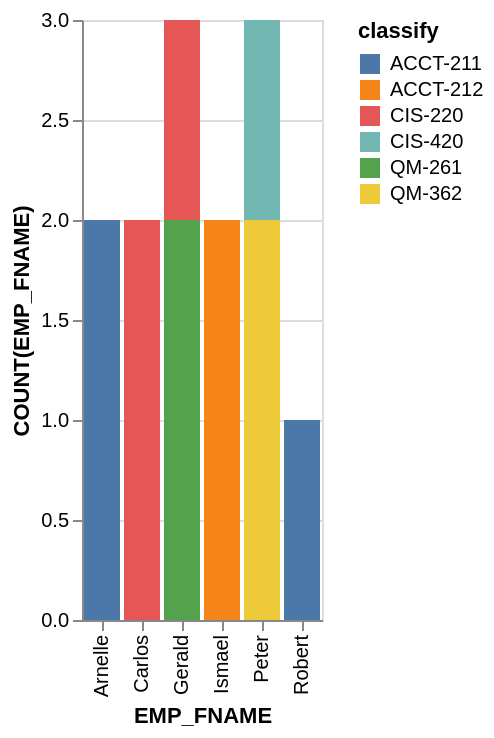

Source (Vega-Lite JSON):
### Vega-Lite specification from a JSON file in a GitHub repository (floating-point values rounded to 4 significant figures)
{"data": {"values": [{"x_data": "Arnelle", "y_data": 2, "classify": "ACCT-211"}, {"x_data": "Carlos", "y_data": 0, "classify": "ACCT-211"}, {"x_data": "Gerald", "y_data": 0, "classify": "ACCT-211"}, {"x_data": "Ismael", "y_data": 0, "classify": "ACCT-211"}, {"x_data": "Peter", "y_data": 0, "classify": "ACCT-211"}, {"x_data": "Robert", "y_data": 1, "classify": "ACCT-211"}, {"x_data": "Arnelle", "y_data": 0, "classify": "ACCT-212"}, {"x_data": "Carlos", "y_data": 0, "classify": "ACCT-212"}, {"x_data": "Gerald", "y_data": 0, "classify": "ACCT-212"}, {"x_data": "Ismael", "y_data": 2, "classify": "ACCT-212"}, {"x_data": "Peter", "y_data": 0, "classify": "ACCT-212"}, {"x_data": "Robert", "y_data": 0, "classify": "ACCT-212"}, {"x_data": "Arnelle", "y_data": 0, "classify": "CIS-220"}, {"x_data": "Carlos", "y_data": 2, "classify": "CIS-220"}, {"x_data": "Gerald", "y_data": 1, "classify": "CIS-220"}, {"x_data": "Ismael", "y_data": 0, "classify": "CIS-220"}, {"x_data": "Peter", "y_data": 0, "classify": "CIS-220"}, {"x_data": "Robert", "y_data": 0, "classify": "CIS-220"}, {"x_data": "Arnelle", "y_data": 0, "classify": "CIS-420"}, {"x_data": "Carlos", "y_data": 0, "classify": "CIS-420"}, {"x_data": "Gerald", "y_data": 0, "classify": "CIS-420"}, {"x_data": "Ismael", "y_data": 0, "classify": "CIS-420"}, {"x_data": "Peter", "y_data": 1, "classify": "CIS-420"}, {"x_data": "Robert", "y_data": 0, "classify": "CIS-420"}, {"x_data": "Arnelle", "y_data": 0, "classify": "QM-261"}, {"x_data": "Carlos", "y_data": 0, "classify": "QM-261"}, {"x_data": "Gerald", "y_data": 2, "classify": "QM-261"}, {"x_data": "Ismael", "y_data": 0, "classify": "QM-261"}, {"x_data": "Peter", "y_data": 0, "classify": "QM-261"}, {"x_data": "Robert", "y_data": 0, "classify": "QM-261"}, {"x_data": "Arnelle", "y_data": 0, "classify": "QM-362"}, {"x_data": "Carlos", "y_data": 0, "classify": "QM-362"}, {"x_data": "Gerald", "y_data": 0, "classify": "QM-362"}, {"x_data": "Ismael", "y_data": 0, "classify": "QM-362"}, {"x_data": "Peter", "y_data": 2, "classify": "QM-362"}, {"x_data": "Robert", "y_data": 0, "classify": "QM-362"}]}, "mark": "bar", "encoding": {"x": {"field": "x_data", "type": "nominal", "title": "EMP_FNAME", "sort": "ascending"}, "y": {"field": "y_data", "type": "quantitative", "title": "COUNT(EMP_FNAME)"}, "color": {"field": "classify"}}}
